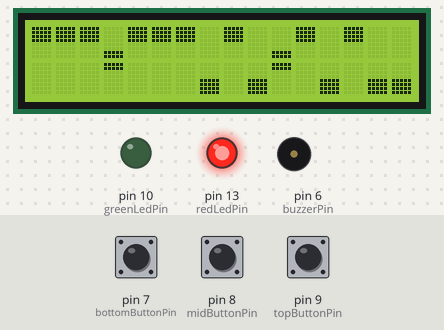
A sketch run on a simulated Arduino Uno, built with avr-gcc and run on an emulated ATmega328P. On the bench: 16×2 character LCD, output pins drawn as LEDs (lit = HIGH), buzzer (waves = sounding). Inputs (shaded band) come from the test bench; at power-on: pin 7 (bottomButtonPin) HIGH, pin 8 (midButtonPin) LOW, pin 9 (topButtonPin) LOW. What the sketch prints to the serial monitor is not drawn.

Above: at 1.23 s.
1.3 s: pin 7 (bottomButtonPin) pulled LOW for 0.15 s
At 1.51 s:
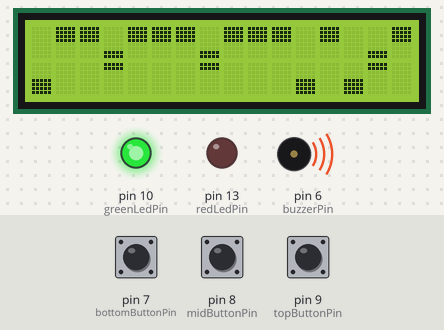
3.0 s: pin 8 (midButtonPin) pulled HIGH for 0.15 s
At 3.16 s:
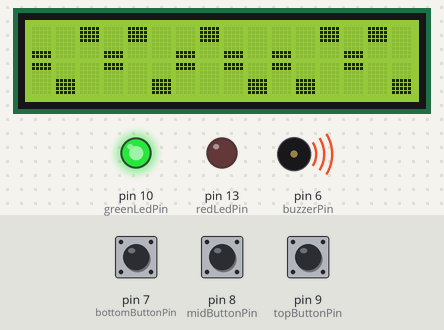
4.7 s: pin 9 (topButtonPin) pulled HIGH for 0.15 s
7.1 s: pin 7 (bottomButtonPin) pulled LOW for 3.2 s
11.8 s: pin 9 (topButtonPin) pulled HIGH for 1 s
At 12.01 s:
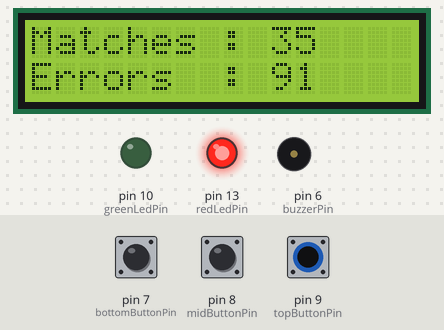
14.3 s: pin 7 (bottomButtonPin) pulled LOW for 1 s
At 15.0 s:
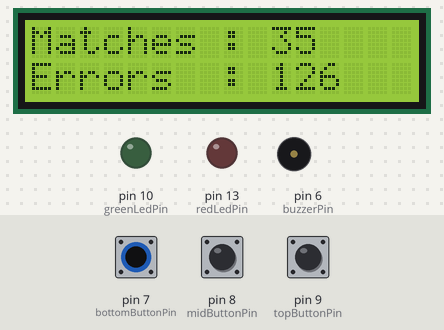
Timing chart, 0 to 17.3 s (numbered marks = the images above; inputs shaded):
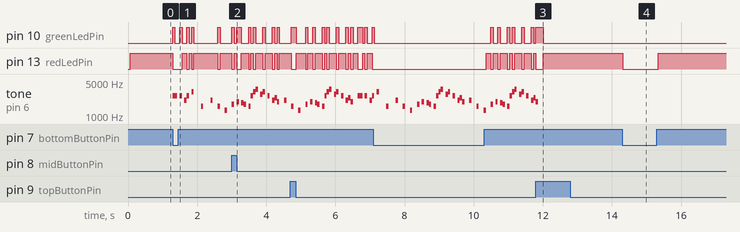

Measured:
- after the input at 14.3 s, pin 13 (redLedPin): HIGH → LOW at once, → HIGH 1.0 s later
- by itself, tone on pin 6 (buzzerPin): plays 3136 Hz for 0.07 s, 1568 Hz for 0.07 s, 2093 Hz for 0.07 s, 1568 Hz for 0.07 s, 1319 Hz for 0.07 s, 1760 Hz for 0.07 s … (36 notes in this stretch)

The sketch:

Heruino.ino
```cpp
#include <LiquidCrystal.h>

#define NOTE_A1  55
#define NOTE_A2  110
#define NOTE_A3  220
#define NOTE_A4  440
#define NOTE_A5  880
#define NOTE_A6  1760
#define NOTE_A7  3520
#define NOTE_AS1 58
#define NOTE_AS2 117
#define NOTE_AS3 233
#define NOTE_AS4 466
#define NOTE_AS5 932
#define NOTE_AS6 1865
#define NOTE_AS7 3729
#define NOTE_B0  31
#define NOTE_B1  62
#define NOTE_B2  123
#define NOTE_B3  247
#define NOTE_B4  494
#define NOTE_B5  988
#define NOTE_B6  1976
#define NOTE_B7  3951
#define NOTE_C1  33
#define NOTE_C2  65
#define NOTE_C3  131
#define NOTE_C4  262
#define NOTE_C5  523
#define NOTE_C6  1047
#define NOTE_C7  2093
#define NOTE_C8  4186
#define NOTE_CS1 35
#define NOTE_CS2 69
#define NOTE_CS3 139
#define NOTE_CS4 277
#define NOTE_CS5 554
#define NOTE_CS6 1109
#define NOTE_CS7 2217
#define NOTE_CS8 4435
#define NOTE_D1  37
#define NOTE_D2  73
#define NOTE_D3  147
#define NOTE_D4  294
#define NOTE_D5  587
#define NOTE_D6  1175
#define NOTE_D7  2349
#define NOTE_D8  4699
#define NOTE_DS1 39
#define NOTE_DS2 78
#define NOTE_DS3 156
#define NOTE_DS4 311
#define NOTE_DS5 622
#define NOTE_DS6 1245
#define NOTE_DS7 2489
#define NOTE_DS8 4978
#define NOTE_E1  41
#define NOTE_E2  82
#define NOTE_E3  165
#define NOTE_E4  330
#define NOTE_E5  659
#define NOTE_E6  1319
#define NOTE_E7  2637
#define NOTE_F1  44
#define NOTE_F2  87
#define NOTE_F3  175
#define NOTE_F4  349
#define NOTE_F5  698
#define NOTE_F6  1397
#define NOTE_F7  2794
#define NOTE_FS1 46
#define NOTE_FS2 93
#define NOTE_FS3 185
#define NOTE_FS4 370
#define NOTE_FS5 740
#define NOTE_FS6 1480
#define NOTE_FS7 2960
#define NOTE_G1  49
#define NOTE_G2  98
#define NOTE_G3  196
#define NOTE_G4  392
#define NOTE_G5  784
#define NOTE_G6  1568
#define NOTE_G7  3136
#define NOTE_GS1 52
#define NOTE_GS2 104
#define NOTE_GS3 208
#define NOTE_GS4 415
#define NOTE_GS5 831
#define NOTE_GS6 1661
#define NOTE_GS7 3322

//Mario main theme melody
int mario_main_notes[] = {

  0, 0, 0, 0,
  0, 0, 0, 0,
  0, 0, 0, 0,
  0, 0, 0, 0,

  NOTE_E7, NOTE_E7, 0, NOTE_E7,
  0, NOTE_C7, NOTE_E7, 0,
  NOTE_G7, 0, 0,  0,
  NOTE_G6, 0, 0, 0,

  NOTE_C7, 0, 0, NOTE_G6,
  0, 0, NOTE_E6, 0,
  0, NOTE_A6, 0, NOTE_B6,
  0, NOTE_AS6, NOTE_A6, 0,

  NOTE_G6, NOTE_E7, NOTE_G7,
  NOTE_A7, 0, NOTE_F7, NOTE_G7,
  0, NOTE_E7, 0, NOTE_C7,
  NOTE_D7, NOTE_B6, 0, 0,

  NOTE_C7, 0, 0, NOTE_G6,
  0, 0, NOTE_E6, 0,
  0, NOTE_A6, 0, NOTE_B6,
  0, NOTE_AS6, NOTE_A6, 0,

  NOTE_G6, NOTE_E7, NOTE_G7,
  NOTE_A7, 0, NOTE_F7, NOTE_G7,
  0, NOTE_E7, 0, NOTE_C7,
  NOTE_D7, NOTE_B6, 0, 0,

  NOTE_E7, NOTE_E7, 0, NOTE_E7,
  0, NOTE_C7, NOTE_E7, 0,
  NOTE_G7, 0, 0,  0,
  NOTE_G6, 0, 0, 0,

  NOTE_C7, 0, 0, NOTE_G6,
  0, 0, NOTE_E6, 0,
  0, NOTE_A6, 0, NOTE_B6,
  0, NOTE_AS6, NOTE_A6, 0,

  NOTE_G6, NOTE_E7, NOTE_G7,
  NOTE_A7, 0, NOTE_F7, NOTE_G7,
  0, NOTE_E7, 0, NOTE_C7,
  NOTE_D7, NOTE_B6, 0, 0,

  NOTE_C7, 0, 0, NOTE_G6,
  0, 0, NOTE_E6, 0,
  0, NOTE_A6, 0, NOTE_B6,
  0, NOTE_AS6, NOTE_A6, 0,

  NOTE_G6, NOTE_E7, NOTE_G7,
  NOTE_A7, 0, NOTE_F7, NOTE_G7,
  0, NOTE_E7, 0, NOTE_C7,
  NOTE_D7, NOTE_B6, 0, 0,
  0
};
//Mario main them tempo
int mario_main_duration[] = {
  84, 84, 84, 84,
  84, 84, 84, 84,
  84, 84, 84, 84,
  84, 84, 84, 84,

  84, 84, 84, 84,
  84, 84, 84, 84,
  84, 84, 84, 84,
  84, 84, 84, 84,

  84, 84, 84, 84,
  84, 84, 84, 84,
  84, 84, 84, 84,
  84, 84, 84, 84,

  111, 111, 111,
  84, 84, 84, 84,
  84, 84, 84, 84,
  84, 84, 84, 84,

  84, 84, 84, 84,
  84, 84, 84, 84,
  84, 84, 84, 84,
  84, 84, 84, 84,

  111, 111, 111,
  84, 84, 84, 84,
  84, 84, 84, 84,
  84, 84, 84, 84,

  84, 84, 84, 84,
  84, 84, 84, 84,
  84, 84, 84, 84,
  84, 84, 84, 84,

  84, 84, 84, 84,
  84, 84, 84, 84,
  84, 84, 84, 84,
  84, 84, 84, 84,

  111, 111, 111,
  84, 84, 84, 84,
  84, 84, 84, 84,
  84, 84, 84, 84,

  84, 84, 84, 84,
  84, 84, 84, 84,
  84, 84, 84, 84,
  84, 84, 84, 84,

  111, 111, 111,
  84, 84, 84, 84,
  84, 84, 84, 84,
  84, 84, 84, 84,
  0
};

byte top_mid[8] = {
  0b11111,
  0b11111,
  0b11111,
  0b11111,
  0b00000,
  0b00000,
  0b11111,
  0b11111
};
byte mid_bot[8] = {
  0b11111,
  0b11111,
  0b00000,
  0b00000,
  0b11111,
  0b11111,
  0b11111,
  0b11111
};
byte bot[8] = {
  0b00000,
  0b00000,
  0b00000,
  0b00000,
  0b11111,
  0b11111,
  0b11111,
  0b11111
};
byte top[8] = {
  0b11111,
  0b11111,
  0b11111,
  0b11111,
  0b00000,
  0b00000,
  0b00000,
  0b00000
};
byte mid_1[8] = {
  0b00000,
  0b00000,
  0b00000,
  0b00000,
  0b00000,
  0b00000,
  0b11111,
  0b11111
};
byte mid_2[8] = {
  0b11111,
  0b11111,
  0b00000,
  0b00000,
  0b00000,
  0b00000,
  0b00000,
  0b00000
};
byte blank[8] = {
  0b00000,
  0b00000,
  0b00000,
  0b00000,
  0b00000,
  0b00000,
  0b00000,
  0b00000
};

/*

   0 = TOP_MID
   1 = MID_BOT
   2 = TOP
   3 = BOT
   4 = MID_1
   5 = MID_2
   6 = BLANK

*/
int data[] = {
  6, 3, 6, 3, 2, 6, 6, 3, 2, 6, 4, 5, 6, 3, 2, 6, 6, 3, 2, 6, 2, 6, 2, 6, 4, 5, 2, 6, 2, 6, 2, 6,
  4, 5, 2, 6, 2, 6, 6, 3, 2, 6, 2, 6, 4, 5, 2, 6, 2, 6, 6, 3, 2, 6, 4, 5, 6, 3, 2, 6, 4, 5, 2, 6,
  6, 3, 4, 5, 6, 3, 4, 5, 2, 6, 4, 5, 6, 3, 2, 6, 4, 5, 2, 6, 6, 3, 4, 5, 6, 3, 2, 6, 2, 6,
  4, 5, 2, 6, 2, 6, 6, 3, 2, 6, 2, 6, 4, 5, 2, 6, 2, 6, 6, 3, 2, 6, 4, 5, 6, 3, 2, 6, 4, 5, 2, 6,
  6, 3, 4, 5, 6, 3, 4, 5, 2, 6, 4, 5, 6, 3, 2, 6, 4, 5, 2, 6, 6, 3, 4, 5, 6, 3, 2, 6, 2, 6,
  6, 3, 6, 3, 2, 6, 6, 3, 2, 6, 4, 5, 6, 3, 2, 6, 6, 3, 2, 6, 2, 6, 2, 6, 4, 5, 2, 6, 2, 6, 2, 6,
  4, 5, 2, 6, 2, 6, 6, 3, 2, 6, 2, 6, 4, 5, 2, 6, 2, 6, 6, 3, 2, 6, 4, 5, 6, 3, 2, 6, 4, 5, 2, 6,
  6, 3, 4, 5, 6, 3, 4, 5, 2, 6, 4, 5, 6, 3, 2, 6, 4, 5, 2, 6, 6, 3, 4, 5, 6, 3, 2, 6, 2, 6,
  4, 5, 2, 6, 2, 6, 6, 3, 2, 6, 2, 6, 4, 5, 2, 6, 2, 6, 6, 3, 2, 6, 4, 5, 6, 3, 2, 6, 4, 5, 2, 6,
  6, 3, 4, 5, 6, 3, 4, 5, 2, 6, 4, 5, 6, 3, 2, 6, 4, 5, 2, 6, 6, 3, 4, 5, 6, 3, 2, 6, 2, 6,
  //Ending State
  6, 6, 6, 6, 6, 6, 6, 6, 6, 6, 6, 6, 6, 6, 6, 6, 6, 6, 6, 6, 6, 6, 6, 6, 6, 6, 6, 6, 6, 6, 6, 6
};

int currentState[] = {
  6, 6,
  6, 6,
  6, 6,
  6, 6,
  6, 6,
  6, 6,
  6, 6,
  6, 6,
  6, 6,
  6, 6,
  6, 6,
  6, 6,
  6, 6,
  6, 6,
  6, 6,
  6, 6
};

LiquidCrystal lcd(12, 11, 5, 4, 3, 2);
int dataIndex = 0;
int bottomButtonPin = 7;
int midButtonPin = 8;
int topButtonPin = 9;

int redLedPin = 13;
int greenLedPin = 10;

int bottomButtonValue = 0;
int midButtonValue = 0;
int topButtonValue = 0;

const int buzzerPin = 6;
const int songspeed = 1;

int matches = 0;
int errors = 0;

bool inited = false;

int delaySize = 60;
int dataSize = (sizeof(data) / sizeof(int)) / 2;
int upperLimit = (dataSize % 16);

int checker = 0;
int prescaler = 2;
int counter = 0;

int *notes = mario_main_notes;
int *duration = mario_main_duration;

// 00 10
// 01 11
void swap(int i00, int i01, int i10, int i11) {
  currentState[i10] = currentState[i00];
  currentState[i11] = currentState[i01];
}

void step(int a, int b) {
  for (int i = 31; i > 2; i -= 2) {
    swap(i - 3, i - 2, i - 1, i);
  }
  currentState[0] = a;
  currentState[1] = b;

  int count = 0;
  for (int i = 0; i < 32; i += 2, count++) {
    lcd.setCursor(count, 0);
    lcd.write(currentState[i]);
    lcd.setCursor(count, 1);
    lcd.write(currentState[i + 1]);
  }
}

int nextNum() {
  int a = data[dataIndex];
  dataIndex++;
  return a;
}

void setup()
{
  lcd.createChar(0, top_mid);
  lcd.createChar(1, mid_bot);
  lcd.createChar(2, top);
  lcd.createChar(3, bot);
  lcd.createChar(4, mid_1);
  lcd.createChar(5, mid_2);
  lcd.createChar(6, blank);

  pinMode(bottomButtonPin, INPUT);
  pinMode(midButtonPin, INPUT);
  pinMode(topButtonPin, INPUT);

  pinMode(redLedPin, OUTPUT);
  pinMode(greenLedPin, OUTPUT);

  pinMode(buzzerPin, OUTPUT);

  Serial.begin(9600);
  lcd.begin(16, 2);
}

void checkButtonClicked() {
  bottomButtonValue = digitalRead(bottomButtonPin);
  midButtonValue = digitalRead(midButtonPin);
  topButtonValue = digitalRead(topButtonPin);
  Serial.println(String(currentState[30]) + " " + String(currentState[31]));

  digitalWrite(redLedPin, LOW);
  digitalWrite(greenLedPin, LOW);

  if (bottomButtonValue == LOW && midButtonValue == LOW && topButtonValue == LOW) {
    return;
  }

  if(!inited)
      inited = true;

  if (bottomButtonValue == HIGH && currentState[30] == 6 && currentState[31] == 3) {
    Serial.println("BOT");
    matches += 1;
    digitalWrite(greenLedPin, HIGH);
    return;
  }

  if (midButtonValue == HIGH && currentState[30] == 4 && currentState[31] == 5) {
    Serial.println("MID");
    matches += 1;
    digitalWrite(greenLedPin, HIGH);
    return;
  }

  if (topButtonValue == HIGH && currentState[30] == 2 && currentState[31] == 6) {
    Serial.println("TOP");
    matches += 1;
    digitalWrite(greenLedPin, HIGH);
    return;
  }

  digitalWrite(redLedPin, HIGH);
  errors += 1;

}

void endOfSong() {
  lcd.setCursor(0, 0);
  lcd.print("Matches : " + String(matches));
  lcd.setCursor(0, 1);
  lcd.print("Errors  : " + String(errors));
  tone(buzzerPin, 0, 100);
}

void loop()
{
  checkButtonClicked();

  if(!inited) {
    lcd.setCursor(0, 0);
    lcd.print("Press a Button");
    return;
  }

  if (counter >= dataSize) {
    endOfSong();
  } else if (counter < dataSize && checker >= prescaler) {
    int a = nextNum();
    int b = nextNum();

    tone(buzzerPin, notes[counter], duration[counter] * songspeed);
    step(a, b);

    prescaler = (duration[counter] * songspeed) / delaySize;
    counter++;
    checker = 0;
    //Serial.println(String(counter) + " - " + String(size));
  }

  delay(delaySize * songspeed);

  checker++;
}
```
